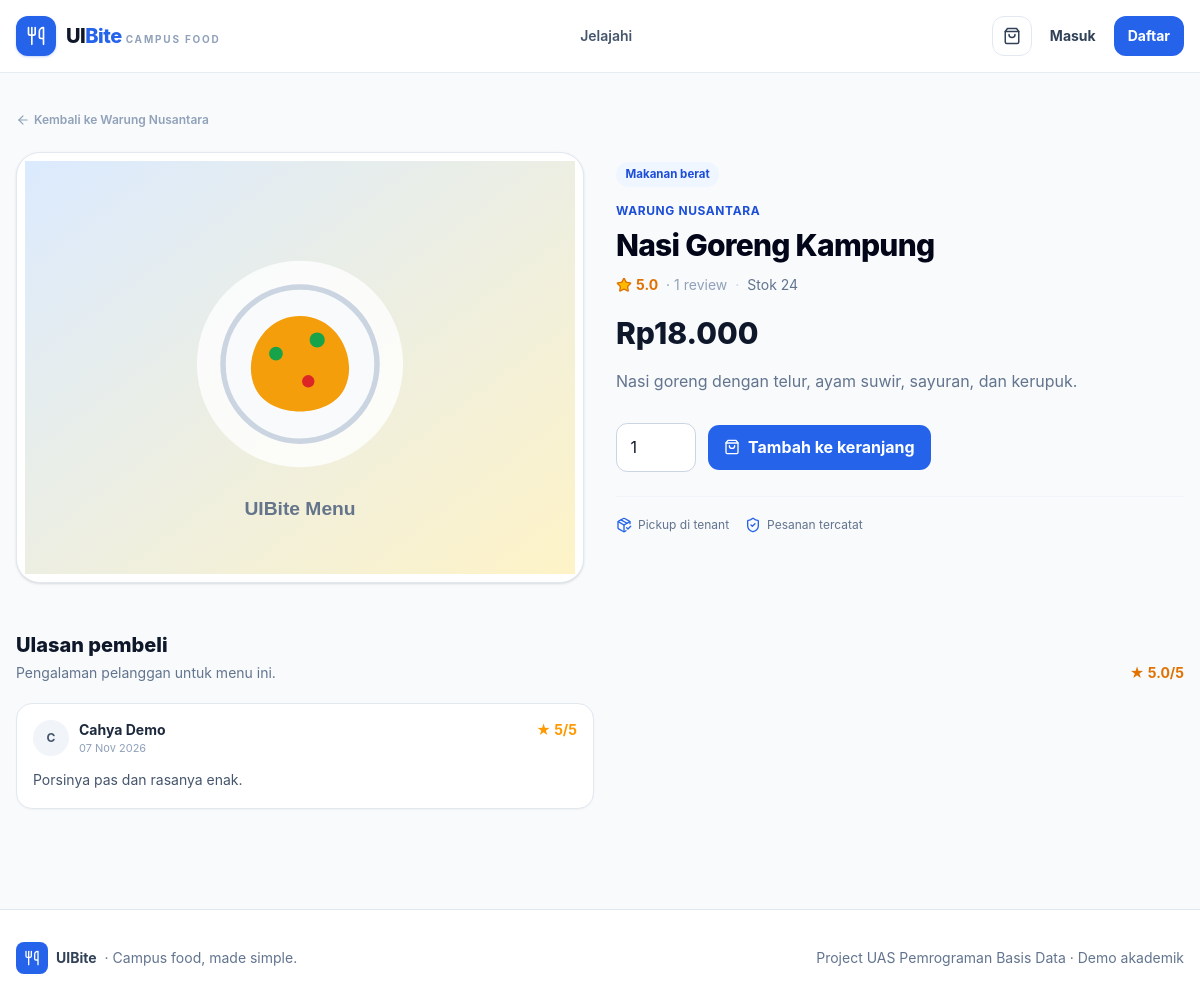
The page /index.php?r=product&id=1 on the database its author committed.
### tables this page shows
CREATE TABLE IF NOT EXISTS products (
    id BIGINT UNSIGNED AUTO_INCREMENT PRIMARY KEY,
    store_id BIGINT UNSIGNED NOT NULL,
    category_id BIGINT UNSIGNED NOT NULL,
    sku VARCHAR(40) NOT NULL,
    name VARCHAR(140) NOT NULL,
    description TEXT NULL,
    price DECIMAL(12,2) NOT NULL,
    stock INT UNSIGNED NOT NULL DEFAULT 0,
    image_url VARCHAR(500) NULL,
    is_available TINYINT(1) NOT NULL DEFAULT 1,
    created_at TIMESTAMP NOT NULL DEFAULT CURRENT_TIMESTAMP,
    updated_at TIMESTAMP NOT NULL DEFAULT CURRENT_TIMESTAMP ON UPDATE CURRENT_TIMESTAMP,
    CONSTRAINT fk_products_store FOREIGN KEY (store_id) REFERENCES stores(id) ON UPDATE CASCADE ON DELETE RESTRICT,
    CONSTRAINT fk_products_category FOREIGN KEY (category_id) REFERENCES categories(id) ON UPDATE CASCADE ON DELETE RESTRICT,
    CONSTRAINT uq_products_store_sku UNIQUE (store_id, sku),
    CONSTRAINT chk_products_price CHECK (price > 0),
    CONSTRAINT chk_products_stock CHECK (stock >= 0),
    INDEX idx_products_store_available (store_id, is_available),
    INDEX idx_products_category (category_id),
    INDEX idx_products_name (name),
    INDEX idx_products_stock (stock)
);

CREATE TABLE IF NOT EXISTS stores (
    id BIGINT UNSIGNED AUTO_INCREMENT PRIMARY KEY,
    seller_id BIGINT UNSIGNED NOT NULL UNIQUE,
    name VARCHAR(120) NOT NULL,
    slug VARCHAR(140) NOT NULL UNIQUE,
    description TEXT NULL,
    location VARCHAR(180) NOT NULL,
    phone VARCHAR(30) NULL,
    is_open TINYINT(1) NOT NULL DEFAULT 1,
    is_active TINYINT(1) NOT NULL DEFAULT 1,
    created_at TIMESTAMP NOT NULL DEFAULT CURRENT_TIMESTAMP,
    updated_at TIMESTAMP NOT NULL DEFAULT CURRENT_TIMESTAMP ON UPDATE CURRENT_TIMESTAMP,
    CONSTRAINT fk_stores_seller FOREIGN KEY (seller_id) REFERENCES users(id) ON UPDATE CASCADE ON DELETE RESTRICT,
    INDEX idx_stores_open_active (is_open, is_active)
);

CREATE TABLE IF NOT EXISTS categories (
    id BIGINT UNSIGNED AUTO_INCREMENT PRIMARY KEY,
    name VARCHAR(80) NOT NULL UNIQUE,
    slug VARCHAR(90) NOT NULL UNIQUE,
    description VARCHAR(255) NULL,
    sort_order SMALLINT UNSIGNED NOT NULL DEFAULT 0,
    is_active TINYINT(1) NOT NULL DEFAULT 1,
    created_at TIMESTAMP NOT NULL DEFAULT CURRENT_TIMESTAMP
);

CREATE TABLE IF NOT EXISTS reviews (
    id BIGINT UNSIGNED AUTO_INCREMENT PRIMARY KEY,
    order_item_id BIGINT UNSIGNED NOT NULL UNIQUE,
    order_id BIGINT UNSIGNED NOT NULL,
    product_id BIGINT UNSIGNED NOT NULL,
    buyer_id BIGINT UNSIGNED NOT NULL,
    rating TINYINT UNSIGNED NOT NULL,
    comment VARCHAR(500) NULL,
    created_at TIMESTAMP NOT NULL DEFAULT CURRENT_TIMESTAMP,
    updated_at TIMESTAMP NOT NULL DEFAULT CURRENT_TIMESTAMP ON UPDATE CURRENT_TIMESTAMP,
    CONSTRAINT fk_reviews_order_item FOREIGN KEY (order_item_id) REFERENCES order_items(id) ON UPDATE CASCADE ON DELETE CASCADE,
    CONSTRAINT fk_reviews_order FOREIGN KEY (order_id) REFERENCES orders(id) ON UPDATE CASCADE ON DELETE CASCADE,
    CONSTRAINT fk_reviews_product FOREIGN KEY (product_id) REFERENCES products(id) ON UPDATE CASCADE ON DELETE RESTRICT,
    CONSTRAINT fk_reviews_buyer FOREIGN KEY (buyer_id) REFERENCES users(id) ON UPDATE CASCADE ON DELETE RESTRICT,
    CONSTRAINT chk_reviews_rating CHECK (rating BETWEEN 1 AND 5),
    INDEX idx_reviews_product_created (product_id, created_at),
    INDEX idx_reviews_buyer (buyer_id)
);

CREATE TABLE IF NOT EXISTS users (
    id BIGINT UNSIGNED AUTO_INCREMENT PRIMARY KEY,
    name VARCHAR(120) NOT NULL,
    email VARCHAR(190) NOT NULL UNIQUE,
    phone VARCHAR(30) NULL,
    password VARCHAR(255) NOT NULL,
    role ENUM('seller','buyer') NOT NULL DEFAULT 'buyer',
    is_active TINYINT(1) NOT NULL DEFAULT 1,
    created_at TIMESTAMP NOT NULL DEFAULT CURRENT_TIMESTAMP,
    updated_at TIMESTAMP NOT NULL DEFAULT CURRENT_TIMESTAMP ON UPDATE CURRENT_TIMESTAMP,
    INDEX idx_users_role_active (role, is_active)
);

### app/db.php (called while the page is built)
<?php
function db(): PDO
{
    static $pdo = null;
    if ($pdo instanceof PDO) {
        return $pdo;
    }
    $config = require BASE_PATH . '/config/database.php';
    $dsn = sprintf(
        'mysql:host=%s;port=%s;dbname=%s;charset=%s',
        $config['host'],
        $config['port'],
        $config['database'],
        $config['charset']
    );
    $pdo = new PDO($dsn, $config['username'], $config['password'], [
        PDO::ATTR_ERRMODE => PDO::ERRMODE_EXCEPTION,
        PDO::ATTR_DEFAULT_FETCH_MODE => PDO::FETCH_ASSOC,
        PDO::ATTR_EMULATE_PREPARES => false,
    ]);
    $pdo->exec("SET time_zone = '+07:00'");
    return $pdo;
}

### app/pages/catalog/render_product_page.php (the view, shortened to what this page needs)
<?php
function render_product_page(): void
            {
                $id = (int) ($_GET['id'] ?? 0);
                $stmt = db()->prepare("SELECT p.*, c.name AS category_name, s.name AS store_name, s.id AS store_id, s.is_open, (SELECT ROUND(AVG(r.rating),1) FROM reviews r WHERE r.product_id=p.id) AS rating, (SELECT COUNT(*) FROM reviews r WHERE r.product_id=p.id) AS review_count FROM products p JOIN stores s ON s.id=p.store_id LEFT JOIN categories c ON c.id=p.category_id WHERE p.id=? LIMIT 1");
                $stmt->execute([$id]);
                $product = $stmt->fetch();
                $stmt = db()->prepare('SELECT r.*, u.name AS buyer_name FROM reviews r JOIN users u ON u.id=r.buyer_id WHERE r.product_id=? ORDER BY r.created_at DESC LIMIT 12');
                $stmt->execute([$id]);
                $reviews = $stmt->fetchAll();
?>
    <section class="container-app py-9"><a href="<?= e(url('store', ['id' => $product['store_id']])) ?>" class="mb-6 inline-flex items-center gap-1 text-xs font-semibold text-slate-400 hover:text-brand-700"><i data-lucide="arrow-left" class="h-3.5 w-3.5"></i>Kembali ke <?= e($product['store_name']) ?></a>
        <div class="grid gap-8 md:grid-cols-2 md:items-start">
            <div class="overflow-hidden rounded-3xl border border-slate-200 bg-white p-2 shadow-sm"><?= product_image($product['image_url'], $product['name']) ?></div>
            <div class="pt-2"><span class="badge bg-brand-50 text-brand-700"><?= e($product['category_name']) ?></span>
                <p class="mt-4 text-xs font-bold uppercase tracking-wider text-brand-700"><?= e($product['store_name']) ?></p>
                <h1 class="mt-2 text-3xl font-extrabold tracking-tight text-slate-950"><?= e($product['name']) ?></h1>
                <div class="mt-3 flex items-center gap-2 text-sm"><span class="flex items-center gap-1 font-bold text-amber-600"><i data-lucide="star" class="h-4 w-4 fill-amber-400"></i><?= number_format((float) $product['rating'], 1) ?></span><span class="text-slate-400">· <?= (int) $product['review_count'] ?> review</span><span class="text-slate-300">·</span><span class="text-slate-500">Stok <?= (int) $product['stock'] ?></span></div>
                <p class="mt-5 text-3xl font-extrabold text-slate-900"><?= money($product['price']) ?></p>
                <p class="mt-4 leading-7 text-slate-500"><?= nl2br(e($product['description'] ?: 'Menu pilihan dari tenant kantin UIB.')) ?></p>
                <?php if ((int) $product['is_available'] && (int) $product['stock'] > 0 && (int) $product['is_open']): ?><form method="post" action="<?= e(url('cart.add')) ?>" class="mt-7 flex flex-wrap items-center gap-3"><?= csrf_field() ?><input type="hidden" name="product_id" value="<?= (int) $product['id'] ?>"><label class="sr-only" for="quantity">Jumlah</label><input id="quantity" name="quantity" type="number" min="1" max="20" value="1" class="input !w-20"><button class="btn-primary px-6"><i data-lucide="shopping-bag" class="h-4 w-4"></i>Tambah ke keranjang</button></form><?php else: ?><p class="mt-6 rounded-xl bg-rose-50 p-3 text-sm font-semibold text-rose-700">Produk atau toko sedang tidak menerima pesanan.</p><?php endif; ?>
                <div class="mt-6 flex flex-wrap gap-4 border-t border-slate-100 pt-5 text-xs text-slate-500"><span class="flex items-center gap-1.5"><i data-lucide="package-check" class="h-4 w-4 text-brand-600"></i> Pickup di tenant</span><span class="flex items-center gap-1.5"><i data-lucide="shield-check" class="h-4 w-4 text-brand-600"></i> Pesanan tercatat</span></div>
            </div>
        </div>
        <div class="mt-12">
            <div class="mb-5 flex items-end justify-between">
                <div>
                    <h2 class="text-xl font-extrabold">Ulasan pembeli</h2>
                    <p class="mt-1 text-sm text-slate-500">Pengalaman pelanggan untuk menu ini.</p>
                </div><span class="text-sm font-bold text-amber-600">★ <?= number_format((float) $product['rating'], 1) ?>/5</span>
            </div>
            <?php if ($reviews): ?><div class="grid gap-3 md:grid-cols-2"><?php foreach ($reviews as $review): ?><article class="card p-4">
                            <div class="flex items-start justify-between">
                                <div class="flex items-center gap-2.5"><span class="grid h-9 w-9 place-items-center rounded-full bg-slate-100 text-xs font-bold text-slate-600"><?= e(strtoupper(substr($review['buyer_name'], 0, 1))) ?></span>
                                    <div>
                                        <p class="text-sm font-bold text-slate-800"><?= e($review['buyer_name']) ?></p>
                                        <p class="text-[11px] text-slate-400"><?= format_datetime($review['created_at'], 'd M Y') ?></p>
                                    </div>
                                </div><span class="text-sm font-bold text-amber-500">★ <?= (int) $review['rating'] ?>/5</span>
                            </div><?php if ($review['comment']): ?><p class="mt-3 text-sm leading-6 text-slate-600"><?= e($review['comment']) ?></p><?php endif; ?>
                        </article><?php endforeach; ?></div><?php else: ?><div class="card p-8 text-center text-sm text-slate-500">Belum ada review. Jadilah pembeli pertama yang memberikan ulasan setelah pesanan selesai.</div><?php endif; ?>
        </div>
    </section>
<?php render_buyer_footer();
            }

### public/assets/css/app.css (style rules this page uses)
:root { color-scheme:light }
html { scroll-behavior:smooth }
body { color:#0f172a;background:#f8fafc;font-family:Inter,ui-sans-serif,system-ui,-apple-system,BlinkMacSystemFont,Segoe UI,sans-serif }
button,a,input,select,textarea { -webkit-tap-highlight-color:transparent }
.container-app { width:min(1180px,100% - 2rem);margin-inline:auto }
.card { background:#fff;border:1px solid #e2e8f0;border-radius:1rem;box-shadow:0 1px 2px #0f172a09 }
.input { color:#0f172a;background:#fff;border:1px solid #cbd5e1;border-radius:.7rem;outline:none;width:100%;padding:.7rem .85rem;transition:border-color .15s,box-shadow .15s }
.btn-primary { color:#fff;background:#2563eb;border-radius:.7rem;justify-content:center;align-items:center;gap:.5rem;padding:.68rem 1rem;font-weight:650;transition:background .15s,transform .15s;display:inline-flex }
.badge { white-space:nowrap;border-radius:999px;align-items:center;gap:.3rem;padding:.25rem .6rem;font-size:.72rem;font-weight:700;display:inline-flex }

### rows shown on the page
products: store.name "Warung Nusantara", category.name "Makanan berat", store.name "WARUNG NUSANTARA", name "Nasi Goreng Kampung", stock "24", price "Rp18.000", description "Nasi goreng dengan telur, ayam suwir, sayuran, dan kerupuk."
reviews: buyer.name "C", buyer.name "Cahya Demo", created_at "07 Nov 2026", rating "5", comment "Porsinya pas dan rasanya enak."

### other values the page prints
$product['rating'] "5.0"
$product['review_count'] "1"
